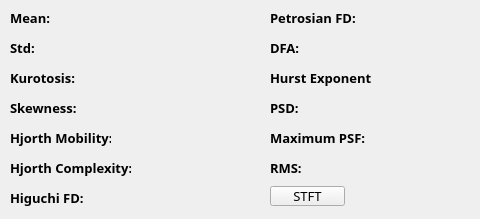
    <widget class="QWidget" name="AF3">
     <attribute name="title">
      <string>AF3</string>
     </attribute>
     <widget class="QLabel" name="label_131">
      <property name="geometry">
       <rect>
        <x>10</x>
        <y>190</y>
        <width>81</width>
        <height>16</height>
       </rect>
      </property>
      <property name="font">
       <font>
        <family>나눔스퀘어_ac Bold</family>
        <pointsize>10</pointsize>
        <weight>75</weight>
        <bold>true</bold>
       </font>
      </property>
      <property name="text">
       <string>Higuchi FD:</string>
      </property>
     </widget>
     <widget class="QLabel" name="label_132">
      <property name="geometry">
       <rect>
        <x>270</x>
        <y>70</y>
        <width>101</width>
        <height>16</height>
       </rect>
      </property>
      <property name="font">
       <font>
        <family>나눔스퀘어_ac Bold</family>
        <pointsize>10</pointsize>
        <weight>75</weight>
        <bold>true</bold>
       </font>
      </property>
      <property name="text">
       <string>Hurst Exponent:</string>
      </property>
     </widget>
     <widget class="QLabel" name="label_133">
      <property name="geometry">
       <rect>
        <x>10</x>
        <y>100</y>
        <width>71</width>
        <height>16</height>
       </rect>
      </property>
      <property name="font">
       <font>
        <family>나눔스퀘어_ac Bold</family>
        <pointsize>10</pointsize>
        <weight>75</weight>
        <bold>true</bold>
       </font>
      </property>
      <property name="text">
       <string>Skewness: </string>
      </property>
     </widget>
     <widget class="QLabel" name="label_134">
      <property name="geometry">
       <rect>
        <x>10</x>
        <y>160</y>
        <width>121</width>
        <height>16</height>
       </rect>
      </property>
      <property name="font">
       <font>
        <family>나눔스퀘어_ac Bold</family>
        <pointsize>10</pointsize>
        <weight>75</weight>
        <bold>true</bold>
       </font>
      </property>
      <property name="text">
       <string>Hjorth Complexity:</string>
      </property>
     </widget>
     <widget class="QLabel" name="label_135">
      <property name="geometry">
       <rect>
        <x>270</x>
        <y>130</y>
        <width>101</width>
        <height>16</height>
       </rect>
      </property>
      <property name="font">
       <font>
        <family>나눔스퀘어_ac Bold</family>
        <pointsize>10</pointsize>
        <weight>75</weight>
        <bold>true</bold>
       </font>
      </property>
      <property name="text">
       <string>Maximum PSF:</string>
      </property>
     </widget>
     <widget class="QLabel" name="Std_11">
      <property name="geometry">
       <rect>
        <x>130</x>
        <y>40</y>
        <width>81</width>
        <height>20</height>
       </rect>
      </property>
      <property name="font">
       <font>
        <family>나눔스퀘어_ac Bold</family>
        <pointsize>10</pointsize>
        <weight>75</weight>
        <bold>true</bold>
       </font>
      </property>
      <property name="text">
       <string/>
      </property>
     </widget>
     <widget class="QLabel" name="label_136">
      <property name="geometry">
       <rect>
        <x>10</x>
        <y>10</y>
        <width>41</width>
        <height>16</height>
       </rect>
      </property>
      <property name="font">
       <font>
        <family>나눔스퀘어_ac Bold</family>
        <pointsize>10</pointsize>
        <weight>75</weight>
        <bold>true</bold>
       </font>
      </property>
      <property name="text">
       <string>Mean: </string>
      </property>
     </widget>
     <widget class="QLabel" name="label_137">
      <property name="geometry">
       <rect>
        <x>10</x>
        <y>130</y>
        <width>101</width>
        <height>16</height>
       </rect>
      </property>
      <property name="font">
       <font>
        <family>나눔스퀘어_ac Bold</family>
        <pointsize>10</pointsize>
        <weight>75</weight>
        <bold>true</bold>
       </font>
      </property>
      <property name="text">
       <string>Hjorth Mobility:</string>
      </property>
     </widget>
     <widget class="QLabel" name="label_138">
      <property name="geometry">
       <rect>
        <x>270</x>
        <y>10</y>
        <width>91</width>
        <height>16</height>
       </rect>
      </property>
      <property name="font">
       <font>
        <family>나눔스퀘어_ac Bold</family>
        <pointsize>10</pointsize>
        <weight>75</weight>
        <bold>true</bold>
       </font>
      </property>
      <property name="text">
       <string>Petrosian FD:</string>
      </property>
     </widget>
     <widget class="QLabel" name="Hjorth_Mobility_11">
      <property name="geometry">
       <rect>
        <x>130</x>
        <y>130</y>
        <width>81</width>
        <height>20</height>
       </rect>
      </property>
      <property name="font">
       <font>
        <family>나눔스퀘어_ac Bold</family>
        <pointsize>10</pointsize>
        <weight>75</weight>
        <bold>true</bold>
       </font>
      </property>
      <property name="text">
       <string/>
      </property>
     </widget>
     <widget class="QLabel" name="label_139">
      <property name="geometry">
       <rect>
        <x>270</x>
        <y>40</y>
        <width>41</width>
        <height>16</height>
       </rect>
      </property>
      <property name="font">
       <font>
        <family>나눔스퀘어_ac Bold</family>
        <pointsize>10</pointsize>
        <weight>75</weight>
        <bold>true</bold>
       </font>
      </property>
      <property name="text">
       <string>DFA:</string>
      </property>
     </widget>
     <widget class="QLabel" name="Kurotosis_11">
      <property name="geometry">
       <rect>
        <x>130</x>
        <y>70</y>
        <width>81</width>
        <height>20</height>
       </rect>
      </property>
      <property name="font">
       <font>
        <family>나눔스퀘어_ac Bold</family>
        <pointsize>10</pointsize>
        <weight>75</weight>
        <bold>true</bold>
       </font>
      </property>
      <property name="text">
       <string/>
      </property>
     </widget>
     <widget class="QLabel" name="Hurst_Exponent_11">
      <property name="geometry">
       <rect>
        <x>390</x>
        <y>70</y>
        <width>81</width>
        <height>20</height>
       </rect>
      </property>
      <property name="font">
       <font>
        <family>나눔스퀘어_ac Bold</family>
        <pointsize>10</pointsize>
        <weight>75</weight>
        <bold>true</bold>
       </font>
      </property>
      <property name="text">
       <string/>
      </property>
     </widget>
     <widget class="QLabel" name="label_140">
      <property name="geometry">
       <rect>
        <x>270</x>
        <y>160</y>
        <width>41</width>
        <height>16</height>
       </rect>
      </property>
      <property name="font">
       <font>
        <family>나눔스퀘어_ac Bold</family>
        <pointsize>10</pointsize>
        <weight>75</weight>
        <bold>true</bold>
       </font>
      </property>
      <property name="text">
       <string>RMS:</string>
      </property>
     </widget>
     <widget class="QLabel" name="Hjorth_Complexity_11">
      <property name="geometry">
       <rect>
        <x>130</x>
        <y>160</y>
        <width>81</width>
        <height>20</height>
       </rect>
      </property>
      <property name="font">
       <font>
        <family>나눔스퀘어_ac Bold</family>
        <pointsize>10</pointsize>
        <weight>75</weight>
        <bold>true</bold>
       </font>
      </property>
      <property name="text">
       <string/>
      </property>
     </widget>
     <widget class="QLabel" name="label_141">
      <property name="geometry">
       <rect>
        <x>270</x>
        <y>100</y>
        <width>101</width>
        <height>16</height>
       </rect>
      </property>
      <property name="font">
       <font>
        <family>나눔스퀘어_ac Bold</family>
        <pointsize>10</pointsize>
        <weight>75</weight>
        <bold>true</bold>
       </font>
      </property>
      <property name="text">
       <string>PSD:</string>
      </property>
     </widget>
     <widget class="QLabel" name="RMS_11">
      <property name="geometry">
       <rect>
        <x>390</x>
        <y>160</y>
        <width>81</width>
        <height>20</height>
       </rect>
      </property>
      <property name="font">
       <font>
        <family>나눔스퀘어_ac Bold</family>
        <pointsize>10</pointsize>
        <weight>75</weight>
        <bold>true</bold>
       </font>
      </property>
      <property name="text">
       <string/>
      </property>
     </widget>
     <widget class="QLabel" name="Higuchi_FD_11">
      <property name="geometry">
       <rect>
        <x>130</x>
        <y>190</y>
        <width>81</width>
        <height>20</height>
       </rect>
      </property>
      <property name="font">
       <font>
        <family>나눔스퀘어_ac Bold</family>
        <pointsize>10</pointsize>
        <weight>75</weight>
        <bold>true</bold>
       </font>
      </property>
      <property name="text">
       <string/>
      </property>
     </widget>
     <widget class="QLabel" name="Mean_11">
      <property name="geometry">
       <rect>
        <x>130</x>
        <y>10</y>
        <width>81</width>
        <height>20</height>
       </rect>
      </property>
      <property name="font">
       <font>
        <family>나눔스퀘어_ac Bold</family>
        <pointsize>10</pointsize>
        <weight>75</weight>
        <bold>true</bold>
       </font>
      </property>
      <property name="text">
       <string/>
      </property>
     </widget>
     <widget class="QLabel" name="PSD_11">
      <property name="geometry">
       <rect>
        <x>390</x>
        <y>100</y>
        <width>81</width>
        <height>20</height>
       </rect>
      </property>
      <property name="font">
       <font>
        <family>나눔스퀘어_ac Bold</family>
        <pointsize>10</pointsize>
        <weight>75</weight>
        <bold>true</bold>
       </font>
      </property>
      <property name="text">
       <string/>
      </property>
     </widget>
     <widget class="QLabel" name="DFA_11">
      <property name="geometry">
       <rect>
        <x>390</x>
        <y>40</y>
        <width>81</width>
        <height>20</height>
       </rect>
      </property>
      <property name="font">
       <font>
        <family>나눔스퀘어_ac Bold</family>
        <pointsize>10</pointsize>
        <weight>75</weight>
        <bold>true</bold>
       </font>
      </property>
      <property name="text">
       <string/>
      </property>
     </widget>
     <widget class="QLabel" name="label_142">
      <property name="geometry">
       <rect>
        <x>10</x>
        <y>40</y>
        <width>31</width>
        <height>16</height>
       </rect>
      </property>
      <property name="font">
       <font>
        <family>나눔스퀘어_ac Bold</family>
        <pointsize>10</pointsize>
        <weight>75</weight>
        <bold>true</bold>
       </font>
      </property>
      <property name="text">
       <string>Std: </string>
      </property>
     </widget>
     <widget class="QLabel" name="Maximum_PSF_11">
      <property name="geometry">
       <rect>
        <x>390</x>
        <y>130</y>
        <width>81</width>
        <height>20</height>
       </rect>
      </property>
      <property name="font">
       <font>
        <family>나눔스퀘어_ac Bold</family>
        <pointsize>10</pointsize>
        <weight>75</weight>
        <bold>true</bold>
       </font>
      </property>
      <property name="text">
       <string/>
      </property>
     </widget>
     <widget class="QLabel" name="Skewness_11">
      <property name="geometry">
       <rect>
        <x>130</x>
        <y>100</y>
        <width>81</width>
        <height>20</height>
       </rect>
      </property>
      <property name="font">
       <font>
        <family>나눔스퀘어_ac Bold</family>
        <pointsize>10</pointsize>
        <weight>75</weight>
        <bold>true</bold>
       </font>
      </property>
      <property name="text">
       <string/>
      </property>
     </widget>
     <widget class="QLabel" name="Petrosian_FD_11">
      <property name="geometry">
       <rect>
        <x>390</x>
        <y>10</y>
        <width>81</width>
        <height>20</height>
       </rect>
      </property>
      <property name="font">
       <font>
        <family>나눔스퀘어_ac Bold</family>
        <pointsize>10</pointsize>
        <weight>75</weight>
        <bold>true</bold>
       </font>
      </property>
      <property name="text">
       <string/>
      </property>
     </widget>
     <widget class="QPushButton" name="stft_11">
      <property name="geometry">
       <rect>
        <x>270</x>
        <y>186</y>
        <width>75</width>
        <height>20</height>
       </rect>
      </property>
      <property name="font">
       <font>
        <family>나눔스퀘어_ac Bold</family>
        <pointsize>10</pointsize>
       </font>
      </property>
      <property name="text">
       <string>STFT</string>
      </property>
     </widget>
     <widget class="QLabel" name="label_143">
      <property name="geometry">
       <rect>
        <x>10</x>
        <y>70</y>
        <width>71</width>
        <height>16</height>
       </rect>
      </property>
      <property name="font">
       <font>
        <family>나눔스퀘어_ac Bold</family>
        <pointsize>10</pointsize>
        <weight>75</weight>
        <bold>true</bold>
       </font>
      </property>
      <property name="text">
       <string>Kurotosis: </string>
      </property>
     </widget>
    </widget>
